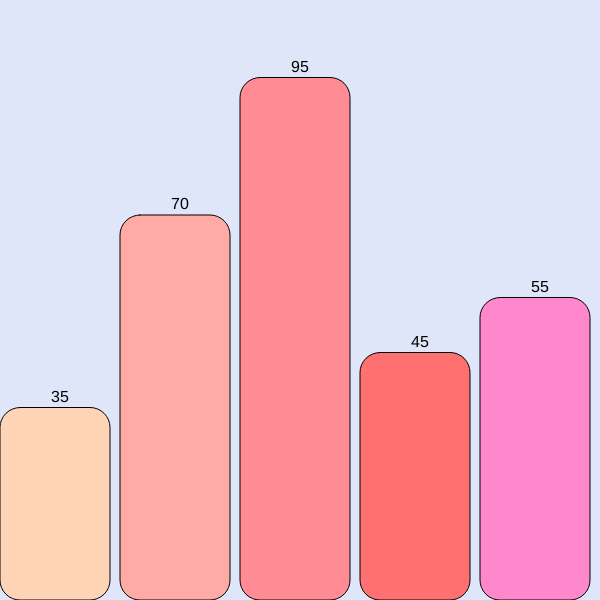
Frame 1 (no input)
Frame 2 (the mouse pressed at the canvas centre, redrawn once): identical to frame 1, image omitted

The p5.js sketch that drew this single still picture (run headless with seeded random() and noise() and a simulated clock; the mouse was pressed at the canvas centre and the sketch redrawn once):

// p5.js sketch
// ── sketch.js
let data = [35, 70, 95, 45, 55]; 
let colors = ['#FFD3B6', '#FFAAA5', '#FF8B94', '#FF7070', '#FF88CC']; 

function setup() {
  createCanvas(600, 600);
  textAlign(CENTER, CENTER);
  textSize(16);
  noLoop(); 
}

function draw() {
  background(223, 230, 250);
  let barWidth = width / data.length;
  
  for (let i = 0; i < data.length; i++) {
    let x = i * barWidth;
    let barHeight = map(data[i], 0, 100, 0, height - 50);
    let y = height - barHeight;
    fill(colors[i]);
    rect(x, y, barWidth - 10, barHeight, 20);
    
    fill(0);
    text(data[i], x + barWidth / 2, y - 10);
  }
}
